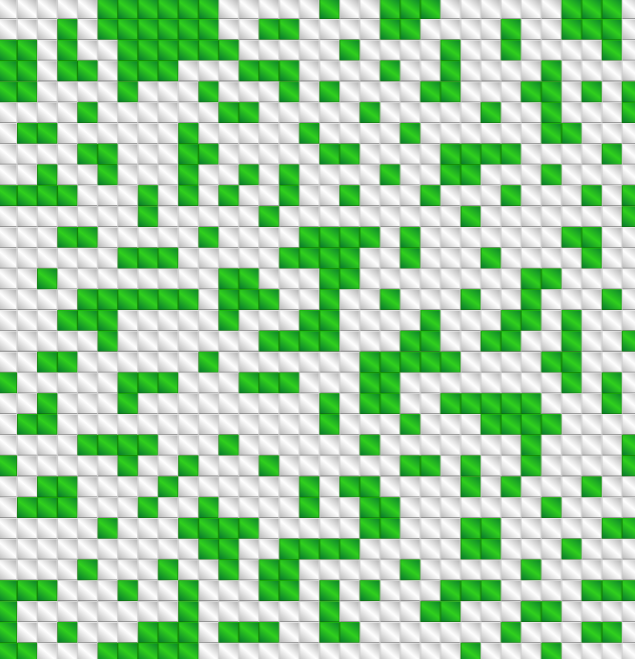
#> input picture Tools/sample.bmp, 635 x 659 px
$ python imgToInput.py
#> lines starting #> are read from the running program, lines starting #| are printed output that depends on the picture
### Tools/imgParser.py


#blue color code
possible = 0x00
imposiible = 0x80
div = 0xff

class Parser:
  #초기화시 첫 좌표로 적절한 상태인지 판단
  def __init__(self, img, i=0, j=0):
    self.img = img
    self.i = i
    self.j = j
    self.map = []

    self.map.append([])

    v = self.getValue(self.img[i][j][2])
    if v >= 0:
      self.map[0].append(v)
      self.parseRight(0)

      self.parseRight(0)

      self.parseRight(0)

      self.parseRight(0)

      self.parseRight(0)

      self.parseRight(0)
    else:
      print("ERROR!!!! check img state")

  def getValue(self, bludCode):
    if bludCode == possible:
      return 1
    elif bludCode == imposiible:
      return 0
    elif bludCode == div:
      return -1 #나누는 경계영역

  def parseRight(self, i):
    #경계지점 다음에 블록이 시작되는 지점을 찾고 저장
    #0: 초기상태 1: 경계지점

    state = 0
    print(imposiible, possible)
    while(state<2 and self.j < len(self.img[i])):
      if state == 0 and self.img[i][self.j][2] == imposiible:
        print("DEBUG 1", self.j)
        state = 1

      elif state == 1 and self.img[i][self.j][2] == possible:
        state = 2
        v = self.getValue(self.img[i][self.j][2])
        print("DEBUG 2", v, self.j)
        self.map[i].append(v)
        return
      else:
        # print("-----", self.j, self.img[i][self.j][2])
        self.j += 1
    # def Parse(self):


  def getMap(self):
    return self.map

### Tools/imgToInput.py
from PIL import Image
import numpy as np
import imgParser

im = Image.open("sample.bmp")
#> im is the input picture: PIL image 635x659 RGB; mean R, G, B 164.7, 209.8, 164.1


img = np.array(im)
# print(img)


val = 0xd3
for idx, i in enumerate(img):
  for jdx, j in enumerate(i):
    r,g,b = 0xff, 0x00, 0x00

    if img[idx][jdx][1] > img[idx][jdx][2]:
      r,g,b = 255,255,0x80
    elif img[idx][jdx][0] <= val and img[idx][jdx][1] <= val and img[idx][jdx][2] <= val:
      r,g,b = 0x00, 0x00, 0xff

    else:
      r,g,b = 0,0,0
    img[idx][jdx] = r,g,b
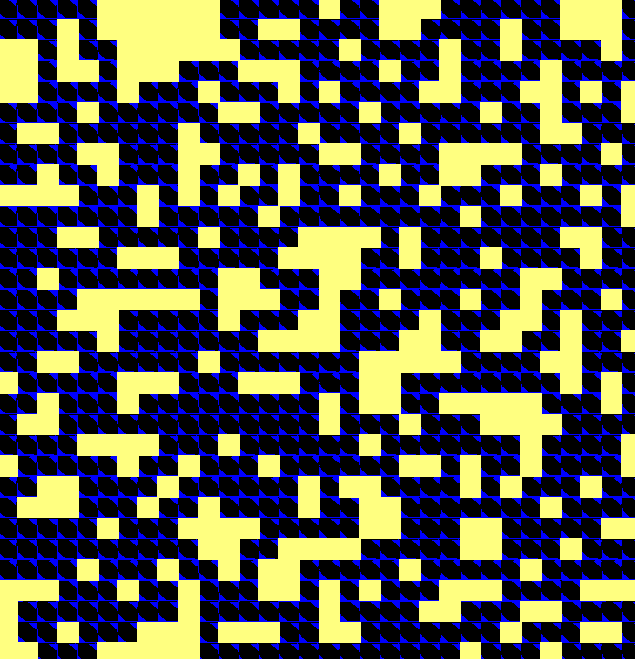
#> img: shape (659, 635, 3); mean R, G, B 86.7, 86.7, 78.6


parser = imgParser.Parser(img)
#> in __init__, `v = self.getValue(self.img[i][j][2])`: v = 1
#> the loop in parseRight, `while(state<2 and self.j < len(self.img[i])):` made 222 passes
#> state on pass 98: 1
#| DEBUG 1 97
#> (further printed lines are left out)
#> after the loop in parseRight, `while(state<2 and self.j < len(self.img[i])):`: self.j = 220; state = 2; v = 1
#> the loop in parseRight, `while(state<2 and self.j < len(self.img[i])):` made 122 passes
#| DEBUG 1 319
#> (further printed lines are left out)
#> after the loop in parseRight, `while(state<2 and self.j < len(self.img[i])):`: self.j = 340; state = 2; v = 1
#> the loop in parseRight, `while(state<2 and self.j < len(self.img[i])):` made 103 passes
#| DEBUG 1 379
#> (further printed lines are left out)
#> after the loop in parseRight, `while(state<2 and self.j < len(self.img[i])):`: self.j = 441; state = 2; v = 1
#> after the loop in parseRight, `while(state<2 and self.j < len(self.img[i])):`: self.j = 622; state = 2; v = 1
print(parser.getMap())
#| [[1, 1, 1, 1, 1]]
im2 = Image.fromarray(img)
im2.save("test.bmp")
